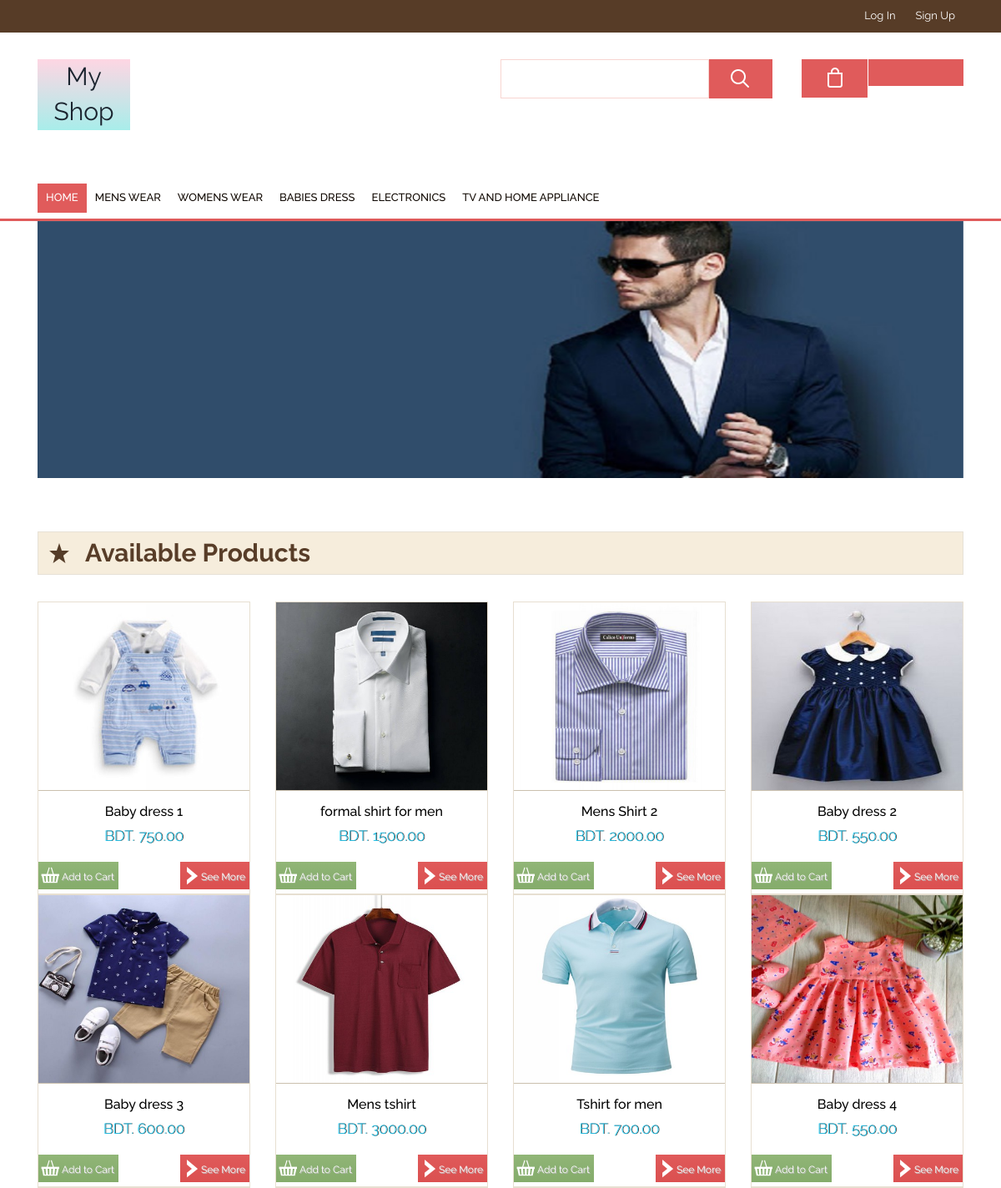
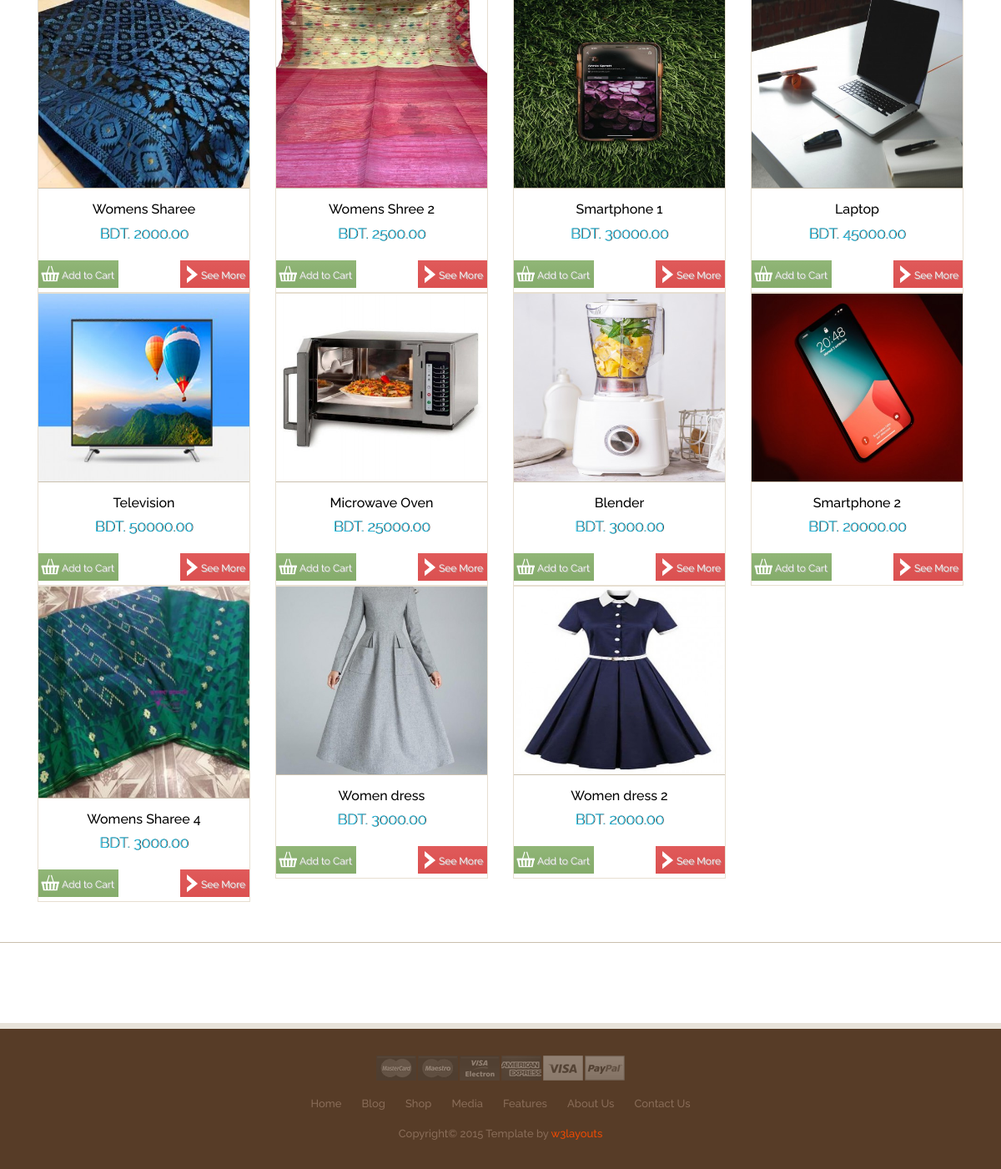
The page / on the database its author committed (2 pictures, top to bottom).
### tables this page shows
CREATE TABLE `tbl_category` (
  `category_id` int(3) NOT NULL,
  `category_name` varchar(30) NOT NULL,
  `category_description` text NOT NULL,
  `publication_status` tinyint(1) NOT NULL,
  `deletion_status` tinyint(1) NOT NULL DEFAULT 1
);

CREATE TABLE `tbl_product` (
  `product_id` int(6) NOT NULL,
  `product_name` varchar(100) NOT NULL,
  `category_id` int(3) NOT NULL,
  `product_price` float(10,2) NOT NULL,
  `product_quantity` int(4) NOT NULL,
  `product_sku` varchar(50) NOT NULL,
  `product_short_description` text NOT NULL,
  `product_long_description` text NOT NULL,
  `product_image` text NOT NULL,
  `product_publication_status` tinyint(1) NOT NULL,
  `product_deletion_status` tinyint(1) NOT NULL DEFAULT 1
);

### classes/application.php (called while the page is built, shortened)
<?php
class Application
	{
	public function __construct(){
		$host_name="localhost";
		$user_name="root";
		$password="";
		$db_name="db_ecommerce_using_raw_php";
		$connection=mysqli_connect($host_name, $user_name, $password);
		if($connection)
		{
			$db_select= mysqli_select_db($connection, $db_name);
			if($db_select)
			{
				return $connection;
			}
			else
			{
				die("Database selection failed".mysqli_error($connection));
			}
		}
		else
		{
			die("Database server connection failed".mysqli_error($connection));
		}
		}
	function select_all_published_category()
		{
			$connection=$this->__construct();
			$sql="SELECT * FROM tbl_category WHERE publication_status=1 AND deletion_status=1";
			if(mysqli_query($connection, $sql))
			{
				$query_result=mysqli_query($connection, $sql);
				return $query_result;
			}
		}
	function select_all_published_product()
	{
		$connection=$this->__construct();
		$sql="SELECT * FROM tbl_product WHERE product_publication_status=1 AND product_deletion_status=1";
		if(mysqli_query($connection, $sql))
		{
			$query_result=mysqli_query($connection, $sql);
			return $query_result;
		}
	}
}
?>

### pages/home_content.php (the view, shortened to what this page needs)
<?php
	$result=$obj_application->select_all_published_product();
?>
<div class="index_slider">
	<div class="container">
	  <div class="callbacks_container">
	      <ul class="rslides" id="slider">
	        <li><img src="images/men's dress slider image.jpg" class="img-responsive" alt=""/></li>
	      </ul>
	  </div>
	</div>
</div>
<div class="content_top">
	<div class="container">
		<div class="grid_1">
		</div>
		<div class="sellers_grid">
			<ul class="sellers">
				<i class="star"> </i>
				<li class="sellers_desc"><h2>Available Products</h2></li>
			</ul>
		</div>
		<div class="grid_2">
			<?php while($product_info=mysqli_fetch_assoc($result)){ ?>
			<div class="col-md-3 span_6">
			  <div class="box_inner">
				<img src="admin/<?php echo $product_info['product_image'];?>" class="img-responsive" alt=""/>
				 <div class="desc">
				 	<h3><?php echo $product_info['product_name']; ?></h3>
				 	<h4>BDT. <?php echo $product_info['product_price'];?></h4>
				 	<ul class="list2">
				 	  <li class="list2_left"><span class="m_1"><a href="?p_isClick=ok&product_id=<?php echo $product_info['product_id']?>" class="link">Add to Cart</a></span></li>
				 	  <li class="list2_right"><span class="m_2"><a href="product_details.php?product_id=<?php echo $product_info['product_id'];?>" class="link1">See More</a></span></li>
				 	  <div class="clearfix"> </div>
				 	</ul>
				 </div>
			   </div>
			</div>
			<?php } ?>
			<div class="clearfix"> </div>
		</div>
	</div>
</div>
<div class="content_middle">
</div>

### index.php (shortened to what this page needs)
<?php
	require 'classes/application.php';
	$obj_application=new Application();
?>
<!DOCTYPE HTML>
<html>
<head>
<link href="css/bootstrap.css" rel='stylesheet' type='text/css' />
<link href="css/style.css" rel='stylesheet' type='text/css' />
<link rel="stylesheet" href="css/jquery.countdown.css" />
<link href="css/megamenu.css" rel="stylesheet" type="text/css" media="all" />
<link rel="stylesheet" href="css/etalage.css">
</head>
<body>
<?php include 'includes/header.php';?>
<?php include 'includes/menu.php';?>
<?php if(isset($pages))
		{
			if($pages=="product by category page")
			{
				include 'pages/product_by_category_content.php';
			}
			else if($pages=="product details page")
			{
				include 'pages/product_details_content.php';
			}
			else if($pages=="cart page")
			{
				include 'pages/cart_content.php';
			}
			else if($pages=="checkout page")
			{
				include 'pages/checkout_content.php';
			}
			else if($pages=="signup page")
			{
				include 'pages/signup_content.php';
			}
			else if($pages=="signin page")
			{
				include 'pages/signin_content.php';
			}
			else if($pages=="shipping page")
			{
				include 'pages/shipping_content.php';
			}
			else if($pages=="payment_page")
			{
				include 'pages/payment_content.php';
			}
			else if($pages=="customer home")
			{
				include 'pages/customer_home_content.php';
			}
		}
	else
		{
			include 'pages/home_content.php';
		}
?>
<?php include 'includes/footer.php';?>
</body>
</html>

### includes/header.php (shortened to what this page needs)
<div class="header_top">
  <div class="container">
  	<div class="header_top-box">
			 <div class="cssmenu">
				<ul>
					<?php if(isset($_SESSION['customer_id'])){ ?>
					<li><a href="?status=logout">Logout</a></li>
					<?php } else{?>
					<li><a href="signin.php">Log In</a></li>
					<li><a href="signup.php">Sign Up</a></li>
					<?php }?>
				</ul>
			</div>
			<div class="clearfix"></div>
   </div>
</div>
</div>
<div class="header_bottom">
	<div class="container">
	 <div class="header_bottom-box">
		<div class="header_bottom_left">
			<div class="logo logo-style">
				<a href="index.html">My Shop</a>
			</div>
			<div class="clearfix"> </div>
		</div>
		<div class="header_bottom_right">
			<div class="search">
			  <input type="text" value="" onfocus="this.value = '';" onblur="if (this.value == '') {this.value = 'Your email address';}">
			  <input type="submit" value="">
	  		</div>
	  		<ul class="bag">
	  			<a href="cart.php"><i class="bag_left"> </i></a>
	  			<a href="#"><li class="bag_right"> </li></a>
	  			<div class="clearfix"> </div>
	  		</ul>
		</div>
	</div>
</div>
</div>

### includes/menu.php
<?php
	$query_result=$obj_application->select_all_published_category()
?>
<div class="menu">
	<div class="container">
		<div class="menu_box">
	     <ul class="megamenu skyblue">
			<li class="active grid"><a class="color2" href="index.php">Home</a></li>
			<?php while($category_info=mysqli_fetch_assoc($query_result)){ ?>
				<li><a class="color4" href="product_by_category.php?category_id=<?php echo $category_info['category_id'];?>"><?php echo $category_info['category_name']; ?></a></li>
			<?php }?>
			<div class="clearfix"> </div>
		 </ul>
	  </div>
</div>
</div>

### includes/footer.php
<div class="footer">
	<div class="container">
		<img src="images/pay.png" class="img-responsive" alt=""/>
		<ul class="footer_nav">
		  <li><a href="#">Home</a></li>
		  <li><a href="#">Blog</a></li>
		  <li><a href="#">Shop</a></li>
		  <li><a href="#">Media</a></li>
		  <li><a href="#">Features</a></li>
		  <li><a href="#">About Us</a></li>
		  <li><a href="contact.html">Contact Us</a></li>
		</ul>
		<p class="copy">Copyright&copy; 2015 Template by <a href="http://w3layouts.com" target="_blank"> w3layouts</a></p>
	</div>
</div>

### css/megamenu.css (style rules this page uses)
.megamenu { margin-bottom:0px;padding:0;width:100%;list-style:none;display:inline-block;position:relative;font-size:15px }
.megamenu li { margin-bottom:-5px;display:inline }
.megamenu>li>a { float:left;padding:8px 10px;text-decoration:none;text-transform:capitalize;font-size:0.87em; -webkit-transition: all 0.3s ease-in-out;text-transform:uppercase; -moz-transition: all 0.3s ease-in-out; -o-transition: all 0.3s ease-in-out; transition: all 0.3s ease-in-out; color:#100802; font-weight:500; }
.megamenu>li.active>a { color:#fff;background:#e05b5b; }

### index.php (style rules this page uses)
.logo-style { text-align:center; font-size: 30px; background-image: linear-gradient(to top, #a8edea 0%, #fed6e3 100%); }

### rows shown on the page
tbl_category: category_name "MENS WEAR"
tbl_category: category_name "WOMENS WEAR"
tbl_category: category_name "BABIES DRESS"
tbl_category: category_name "ELECTRONICS"
tbl_category: category_name "TV AND HOME APPLIANCE"
tbl_product: product_image (picture), product_name "Baby dress 1", product_price "750.00"
tbl_product: product_image (picture), product_name "formal shirt for men", product_price "1500.00"
tbl_product: product_image (picture), product_name "Mens Shirt 2", product_price "2000.00"
tbl_product: product_image (picture), product_name "Baby dress 2", product_price "550.00"
tbl_product: product_image (picture), product_name "Baby dress 3", product_price "600.00"
tbl_product: product_image (picture), product_name "Mens tshirt", product_price "3000.00"
tbl_product: product_image (picture), product_name "Tshirt for men", product_price "700.00"
tbl_product: product_image (picture), product_name "Baby dress 4", product_price "550.00"
tbl_product: product_image (picture), product_name "Womens Sharee", product_price "2000.00"
tbl_product: product_image (picture), product_name "Womens Shree 2", product_price "2500.00"
tbl_product: product_image (picture), product_name "Smartphone 1", product_price "30000.00"
tbl_product: product_image (picture), product_name "Laptop", product_price "45000.00"
tbl_product: product_image (picture), product_name "Television", product_price "50000.00"
tbl_product: product_image (picture), product_name "Microwave Oven", product_price "25000.00"
tbl_product: product_image (picture), product_name "Blender", product_price "3000.00"
tbl_product: product_image (picture), product_name "Smartphone 2", product_price "20000.00"
tbl_product: product_image (picture), product_name "Womens Sharee 4", product_price "3000.00"
tbl_product: product_image (picture), product_name "Women dress", product_price "3000.00"
tbl_product: product_image (picture), product_name "Women dress 2", product_price "2000.00"
